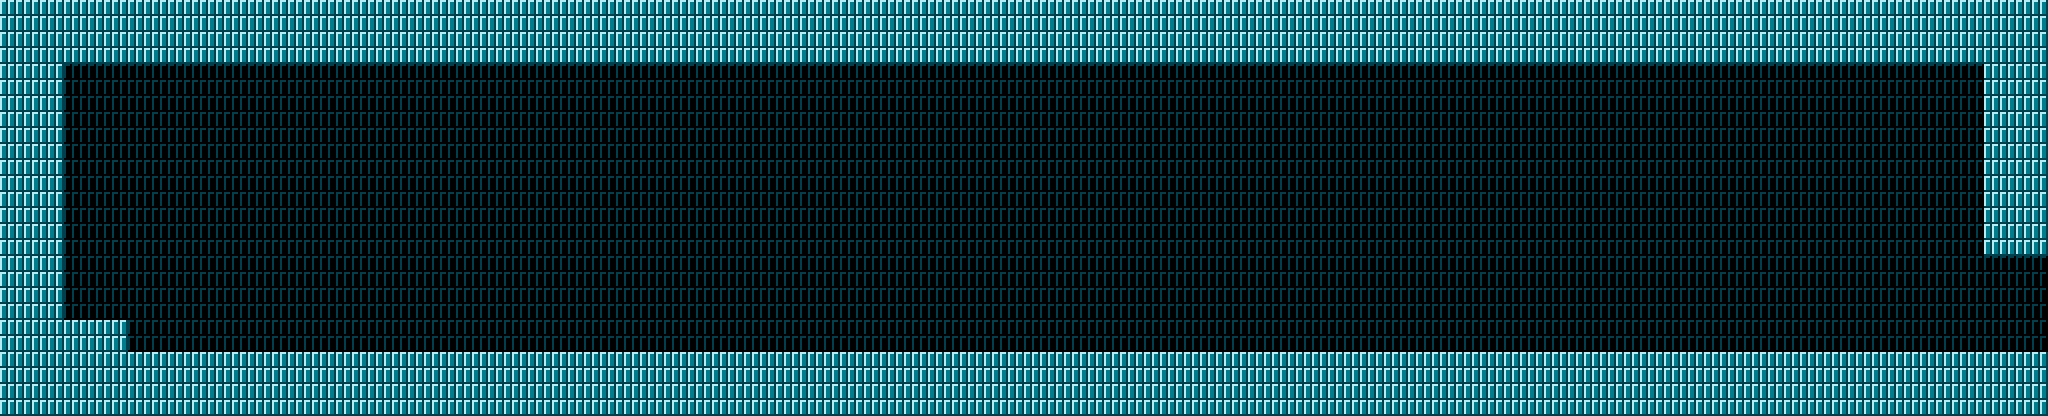

Tiled map render using the project's own tile images. Description and the map definition, with tile-layer contents summarised, below:
An orthogonal 128x26 tile map with 16x16 px tiles, 1 tile layer (base).

<map version="1.8" tiledversion="1.8.2" orientation="orthogonal" renderorder="right-down" width="128" height="26" tilewidth="16" tileheight="16" infinite="0" nextlayerid="6" nextobjectid="1">
 <tileset firstgid="0" source="palace-2.tsx" />
 <layer id="5" name="base" width="128" height="26">
  <data>[3328 cells, 3328 non-empty, 2 distinct tile ids]</data>
 </layer>
</map>
